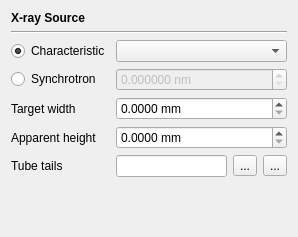
<?xml version="1.0" encoding="UTF-8"?>
<ui version="4.0">
 <class>OpticsConfigPageFocusForm</class>
 <widget class="QWidget" name="OpticsConfigPageFocusForm">
  <property name="geometry">
   <rect>
    <x>0</x>
    <y>0</y>
    <width>298</width>
    <height>237</height>
   </rect>
  </property>
  <layout class="QGridLayout" name="gridLayout">
   <item row="5" column="1">
    <widget class="QDoubleSpinBox" name="doubleSpinBoxFocusW">
     <property name="toolTip">
      <string>FocusW</string>
     </property>
     <property name="suffix">
      <string> mm</string>
     </property>
     <property name="decimals">
      <number>4</number>
     </property>
     <property name="maximum">
      <double>99.989999999999995</double>
     </property>
     <property name="singleStep">
      <double>0.100000000000000</double>
     </property>
    </widget>
   </item>
   <item row="4" column="0">
    <widget class="QLabel" name="label_2">
     <property name="text">
      <string>Target width</string>
     </property>
    </widget>
   </item>
   <item row="5" column="0">
    <widget class="QLabel" name="label_4">
     <property name="text">
      <string>Apparent height</string>
     </property>
    </widget>
   </item>
   <item row="6" column="0">
    <widget class="QLabel" name="label_9">
     <property name="text">
      <string>Tube tails</string>
     </property>
    </widget>
   </item>
   <item row="7" column="0" colspan="2">
    <spacer name="verticalSpacer_2">
     <property name="orientation">
      <enum>Qt::Vertical</enum>
     </property>
     <property name="sizeHint" stdset="0">
      <size>
       <width>20</width>
       <height>40</height>
      </size>
     </property>
    </spacer>
   </item>
   <item row="2" column="0">
    <widget class="QRadioButton" name="radioButtonCharacteristic">
     <property name="text">
      <string>Characteristic</string>
     </property>
     <property name="checked">
      <bool>true</bool>
     </property>
    </widget>
   </item>
   <item row="6" column="1">
    <layout class="QHBoxLayout" name="horizontalLayout">
     <item>
      <widget class="QLineEdit" name="lineEditTubeTails"/>
     </item>
     <item>
      <widget class="QToolButton" name="toolButtonTubeTails">
       <property name="toolTip">
        <string>Select tube tails scan</string>
       </property>
       <property name="text">
        <string>...</string>
       </property>
       <property name="icon">
        <iconset theme="profex-document-add"/>
       </property>
      </widget>
     </item>
     <item>
      <widget class="QToolButton" name="toolButtonTubeTailsClear">
       <property name="toolTip">
        <string>Clear tube tails scan</string>
       </property>
       <property name="text">
        <string>...</string>
       </property>
       <property name="icon">
        <iconset theme="profex-document-close"/>
       </property>
      </widget>
     </item>
    </layout>
   </item>
   <item row="0" column="0" colspan="2">
    <widget class="QLabel" name="label">
     <property name="font">
      <font>
       <bold>true</bold>
      </font>
     </property>
     <property name="text">
      <string>X-ray Source</string>
     </property>
    </widget>
   </item>
   <item row="4" column="1">
    <widget class="QDoubleSpinBox" name="doubleSpinBoxFocusH">
     <property name="toolTip">
      <string>FocusH</string>
     </property>
     <property name="suffix">
      <string> mm</string>
     </property>
     <property name="decimals">
      <number>4</number>
     </property>
     <property name="singleStep">
      <double>0.100000000000000</double>
     </property>
    </widget>
   </item>
   <item row="1" column="0" colspan="2">
    <widget class="Line" name="line">
     <property name="orientation">
      <enum>Qt::Horizontal</enum>
     </property>
    </widget>
   </item>
   <item row="3" column="0">
    <widget class="QRadioButton" name="radioButtonSynchrotron">
     <property name="text">
      <string>Synchrotron</string>
     </property>
    </widget>
   </item>
   <item row="3" column="1">
    <widget class="QDoubleSpinBox" name="doubleSpinBoxSynchrotron">
     <property name="enabled">
      <bool>false</bool>
     </property>
     <property name="toolTip">
      <string>SYNCHROTRON</string>
     </property>
     <property name="suffix">
      <string> nm</string>
     </property>
     <property name="decimals">
      <number>6</number>
     </property>
     <property name="maximum">
      <double>9.999990000000000</double>
     </property>
     <property name="singleStep">
      <double>0.010000000000000</double>
     </property>
    </widget>
   </item>
   <item row="2" column="1">
    <widget class="QComboBox" name="comboBoxLambda">
     <property name="toolTip">
      <string>LAMBDA</string>
     </property>
    </widget>
   </item>
  </layout>
 </widget>
 <tabstops>
  <tabstop>radioButtonCharacteristic</tabstop>
  <tabstop>comboBoxLambda</tabstop>
  <tabstop>radioButtonSynchrotron</tabstop>
  <tabstop>doubleSpinBoxSynchrotron</tabstop>
  <tabstop>doubleSpinBoxFocusH</tabstop>
  <tabstop>doubleSpinBoxFocusW</tabstop>
  <tabstop>lineEditTubeTails</tabstop>
  <tabstop>toolButtonTubeTails</tabstop>
  <tabstop>toolButtonTubeTailsClear</tabstop>
 </tabstops>
 <resources/>
 <connections>
  <connection>
   <sender>radioButtonSynchrotron</sender>
   <signal>toggled(bool)</signal>
   <receiver>doubleSpinBoxSynchrotron</receiver>
   <slot>setEnabled(bool)</slot>
   <hints>
    <hint type="sourcelabel">
     <x>94</x>
     <y>87</y>
    </hint>
    <hint type="destinationlabel">
     <x>162</x>
     <y>86</y>
    </hint>
   </hints>
  </connection>
  <connection>
   <sender>radioButtonCharacteristic</sender>
   <signal>toggled(bool)</signal>
   <receiver>comboBoxLambda</receiver>
   <slot>setEnabled(bool)</slot>
   <hints>
    <hint type="sourcelabel">
     <x>117</x>
     <y>53</y>
    </hint>
    <hint type="destinationlabel">
     <x>170</x>
     <y>55</y>
    </hint>
   </hints>
  </connection>
 </connections>
</ui>
